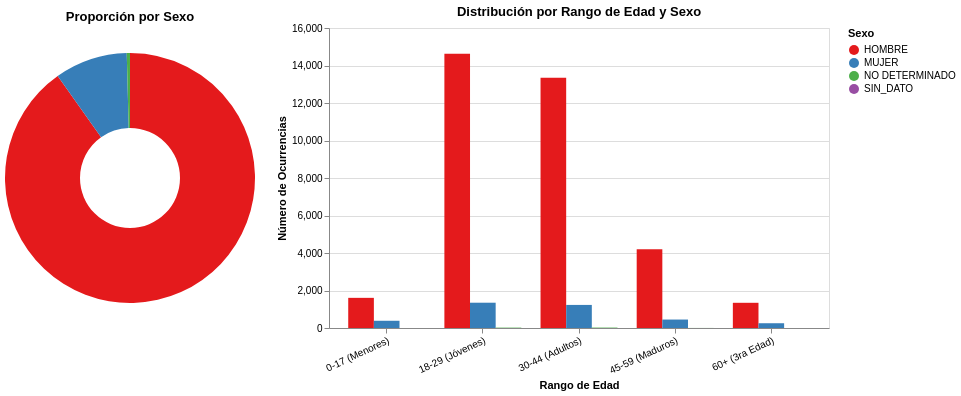

The cell this chart's notebook holds for it:
### Markdown cell above
***
# **Pregunta 4: Diferencias sociodemográficas**

¿Existen diferencias relevantes en los homicidios según sexo y edad?
¿Qué grupo poblacional presenta mayor concentración de casos?

Enfoque analítico esperado:
Comparación entre grupos poblacionales y distribución de frecuencias.

### Code cell
# 1. Limpieza de la columna 'edad'
# Convertimos a numérico porque en el df.info() aparece como 'object' (texto).
# errors='coerce' transformará cualquier valor no numérico en NaN de forma segura.
df['edad_num'] = pd.to_numeric(df['edad'], errors='coerce')

# 2. Análisis por Sexo
conteo_sexo = df['sexo'].value_counts()
print("\n--- Conteo de Homicidios por Sexo ---")
print(conteo_sexo)
print("\n--- Porcentaje por Sexo (%) ---")
print((conteo_sexo / conteo_sexo.sum() * 100).round(2))

# 3. Análisis por Rango de Edad
# Definimos los límites (bins) y las etiquetas para los grupos poblacionales
limites_edad = [0, 17, 29, 44, 59, 120]
etiquetas_edad = ['0-17 (Menores)', '18-29 (Jóvenes)', '30-44 (Adultos)', '45-59 (Maduros)', '60+ (3ra Edad)']

df['rango_edad'] = pd.cut(df['edad_num'], bins=limites_edad, labels=etiquetas_edad, right=True)

conteo_edad = df['rango_edad'].value_counts().sort_index()
print("\n--- Conteo de Homicidios por Rango de Edad ---")
print(conteo_edad)

# 4. Visualización Gráfica Combinada con Altair

# A. Gráfico de Dona para la proporción por Sexo
df_plot_sexo = conteo_sexo.reset_index()
df_plot_sexo.columns = ['Sexo', 'Número de Ocurrencias']

chart_sexo = alt.Chart(df_plot_sexo).mark_arc(innerRadius=50).encode(
    theta=alt.Theta(field='Número de Ocurrencias', type='quantitative'),
    color=alt.Color(field='Sexo', type='nominal', scale=alt.Scale(scheme='set1')),
    tooltip=['Sexo', 'Número de Ocurrencias']
).properties(
    title='Proporción por Sexo',
    width=250,
    height=300
)

# B. Gráfico de Barras Agrupadas para Rango de Edad segmentado por Sexo
# Agrupamos por ambas variables para graficarlas juntas
df_plot_demografia = df.dropna(subset=['rango_edad', 'sexo']).groupby(['rango_edad', 'sexo']).size().reset_index(name='Número de Ocurrencias')

chart_demografia = alt.Chart(df_plot_demografia).mark_bar().encode(
    x=alt.X('rango_edad:O', title='Rango de Edad', axis=alt.Axis(labelAngle=-25)),
    y=alt.Y('Número de Ocurrencias:Q', title='Número de Ocurrencias'),
    color=alt.Color('sexo:N', title='Sexo', scale=alt.Scale(scheme='set1')),
    xOffset='sexo:N', # Esto crea el efecto de barras agrupadas (lado a lado)
    tooltip=['rango_edad', 'sexo', 'Número de Ocurrencias']
).properties(
    title='Distribución por Rango de Edad y Sexo',
    width=500,
    height=300
)

# C. Mostrar ambos gráficos uno al lado del otro
chart_combinado = chart_sexo | chart_demografia
chart_combinado.show()

### Figure 1 — Vega-Lite specification as saved in the notebook (floating-point values rounded to 4 significant figures)
{"config": {"view": {"continuousWidth": 300, "continuousHeight": 300}}, "hconcat": [{"data": {"name": "data-c15f01a4bffb22ea2696f77fc7851fbf"}, "mark": {"type": "arc", "innerRadius": 50}, "encoding": {"color": {"field": "Sexo", "scale": {"scheme": "set1"}, "type": "nominal"}, "theta": {"field": "Número de Ocurrencias", "type": "quantitative"}, "tooltip": [{"field": "Sexo", "type": "nominal"}, {"field": "Número de Ocurrencias", "type": "quantitative"}]}, "height": 300, "title": "Proporción por Sexo", "width": 250}, {"data": {"name": "data-a7e8593fc8f9b097f88a1c8d93c5e945"}, "mark": {"type": "bar"}, "encoding": {"color": {"field": "sexo", "scale": {"scheme": "set1"}, "title": "Sexo", "type": "nominal"}, "tooltip": [{"field": "rango_edad", "type": "ordinal"}, {"field": "sexo", "type": "nominal"}, {"field": "Número de Ocurrencias", "type": "quantitative"}], "x": {"axis": {"labelAngle": -25}, "field": "rango_edad", "title": "Rango de Edad", "type": "ordinal"}, "xOffset": {"field": "sexo", "type": "nominal"}, "y": {"field": "Número de Ocurrencias", "title": "Número de Ocurrencias", "type": "quantitative"}}, "height": 300, "title": "Distribución por Rango de Edad y Sexo", "width": 500}], "$schema": "https://vega.github.io/schema/vega-lite/v6.1.0.json", "datasets": {"data-c15f01a4bffb22ea2696f77fc7851fbf": [{"Sexo": "HOMBRE", "Número de Ocurrencias": 35868}, {"Sexo": "MUJER", "Número de Ocurrencias": 3740}, {"Sexo": "NO DETERMINADO", "Número de Ocurrencias": 164}, {"Sexo": "SIN_DATO", "Número de Ocurrencias": 1}], "data-a7e8593fc8f9b097f88a1c8d93c5e945": [{"rango_edad": "0-17 (Menores)", "sexo": "HOMBRE", "Número de Ocurrencias": 1608}, {"rango_edad": "0-17 (Menores)", "sexo": "MUJER", "Número de Ocurrencias": 386}, {"rango_edad": "0-17 (Menores)", "sexo": "NO DETERMINADO", "Número de Ocurrencias": 1}, {"rango_edad": "18-29 (Jóvenes)", "sexo": "HOMBRE", "Número de Ocurrencias": 14632}, {"rango_edad": "18-29 (Jóvenes)", "sexo": "MUJER", "Número de Ocurrencias": 1349}, {"rango_edad": "18-29 (Jóvenes)", "sexo": "NO DETERMINADO", "Número de Ocurrencias": 20}, {"rango_edad": "30-44 (Adultos)", "sexo": "HOMBRE", "Número de Ocurrencias": 13347}, {"rango_edad": "30-44 (Adultos)", "sexo": "MUJER", "Número de Ocurrencias": 1231}, {"rango_edad": "30-44 (Adultos)", "sexo": "NO DETERMINADO", "Número de Ocurrencias": 22}, {"rango_edad": "45-59 (Maduros)", "sexo": "HOMBRE", "Número de Ocurrencias": 4205}, {"rango_edad": "45-59 (Maduros)", "sexo": "MUJER", "Número de Ocurrencias": 451}, {"rango_edad": "45-59 (Maduros)", "sexo": "NO DETERMINADO", "Número de Ocurrencias": 3}, {"rango_edad": "60+ (3ra Edad)", "sexo": "HOMBRE", "Número de Ocurrencias": 1344}, {"rango_edad": "60+ (3ra Edad)", "sexo": "MUJER", "Número de Ocurrencias": 254}]}}
